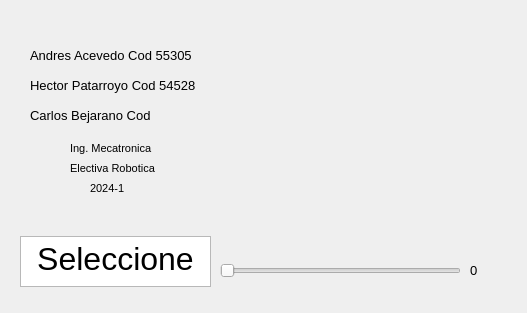
<?xml version="1.0" encoding="UTF-8"?>
<ui version="4.0">
 <class>MainWindow</class>
 <widget class="QMainWindow" name="MainWindow">
  <property name="geometry">
   <rect>
    <x>0</x>
    <y>0</y>
    <width>527</width>
    <height>313</height>
   </rect>
  </property>
  <property name="windowTitle">
   <string>MainWindow</string>
  </property>
  <widget class="QWidget" name="centralwidget">
   <widget class="QLabel" name="label_grados">
    <property name="geometry">
     <rect>
      <x>470</x>
      <y>250</y>
      <width>41</width>
      <height>41</height>
     </rect>
    </property>
    <property name="font">
     <font>
      <pointsize>10</pointsize>
     </font>
    </property>
    <property name="layoutDirection">
     <enum>Qt::LeftToRight</enum>
    </property>
    <property name="text">
     <string>0</string>
    </property>
   </widget>
   <widget class="QSlider" name="Slider">
    <property name="geometry">
     <rect>
      <x>220</x>
      <y>260</y>
      <width>241</width>
      <height>22</height>
     </rect>
    </property>
    <property name="minimum">
     <number>1</number>
    </property>
    <property name="maximum">
     <number>180</number>
    </property>
    <property name="singleStep">
     <number>180</number>
    </property>
    <property name="pageStep">
     <number>0</number>
    </property>
    <property name="value">
     <number>1</number>
    </property>
    <property name="sliderPosition">
     <number>1</number>
    </property>
    <property name="orientation">
     <enum>Qt::Horizontal</enum>
    </property>
    <property name="tickPosition">
     <enum>QSlider::NoTicks</enum>
    </property>
    <property name="tickInterval">
     <number>50</number>
    </property>
   </widget>
   <widget class="QLabel" name="label_9">
    <property name="geometry">
     <rect>
      <x>90</x>
      <y>180</y>
      <width>55</width>
      <height>16</height>
     </rect>
    </property>
    <property name="font">
     <font>
      <pointsize>8</pointsize>
     </font>
    </property>
    <property name="text">
     <string>2024-1</string>
    </property>
   </widget>
   <widget class="QLabel" name="label_11">
    <property name="geometry">
     <rect>
      <x>290</x>
      <y>20</y>
      <width>211</width>
      <height>191</height>
     </rect>
    </property>
    <property name="text">
     <string/>
    </property>
    <property name="pixmap">
     <pixmap>LOGO ECCI.jpg</pixmap>
    </property>
    <property name="scaledContents">
     <bool>true</bool>
    </property>
    <property name="alignment">
     <set>Qt::AlignCenter</set>
    </property>
   </widget>
   <widget class="QLabel" name="label_12">
    <property name="geometry">
     <rect>
      <x>70</x>
      <y>140</y>
      <width>101</width>
      <height>16</height>
     </rect>
    </property>
    <property name="font">
     <font>
      <pointsize>8</pointsize>
     </font>
    </property>
    <property name="text">
     <string>Ing. Mecatronica</string>
    </property>
   </widget>
   <widget class="QLabel" name="label_13">
    <property name="geometry">
     <rect>
      <x>70</x>
      <y>160</y>
      <width>101</width>
      <height>16</height>
     </rect>
    </property>
    <property name="font">
     <font>
      <pointsize>8</pointsize>
     </font>
    </property>
    <property name="text">
     <string>Electiva Robotica</string>
    </property>
   </widget>
   <widget class="QLabel" name="label_5">
    <property name="geometry">
     <rect>
      <x>30</x>
      <y>70</y>
      <width>221</width>
      <height>31</height>
     </rect>
    </property>
    <property name="font">
     <font>
      <pointsize>10</pointsize>
     </font>
    </property>
    <property name="text">
     <string>Hector Patarroyo Cod 54528</string>
    </property>
   </widget>
   <widget class="QLabel" name="label_6">
    <property name="geometry">
     <rect>
      <x>30</x>
      <y>100</y>
      <width>221</width>
      <height>31</height>
     </rect>
    </property>
    <property name="font">
     <font>
      <pointsize>10</pointsize>
     </font>
    </property>
    <property name="text">
     <string>Carlos Bejarano Cod </string>
    </property>
   </widget>
   <widget class="QLabel" name="label_3">
    <property name="geometry">
     <rect>
      <x>30</x>
      <y>40</y>
      <width>221</width>
      <height>31</height>
     </rect>
    </property>
    <property name="font">
     <font>
      <pointsize>10</pointsize>
     </font>
    </property>
    <property name="text">
     <string>Andres Acevedo Cod 55305</string>
    </property>
   </widget>
   <widget class="QTextEdit" name="textEdit">
    <property name="geometry">
     <rect>
      <x>20</x>
      <y>236</y>
      <width>191</width>
      <height>51</height>
     </rect>
    </property>
    <property name="font">
     <font>
      <pointsize>8</pointsize>
     </font>
    </property>
    <property name="html">
     <string>&lt;!DOCTYPE HTML PUBLIC &quot;-//W3C//DTD HTML 4.0//EN&quot; &quot;http://www.w3.org/TR/REC-html40/strict.dtd&quot;&gt;
&lt;html&gt;&lt;head&gt;&lt;meta name=&quot;qrichtext&quot; content=&quot;1&quot; /&gt;&lt;style type=&quot;text/css&quot;&gt;
p, li { white-space: pre-wrap; }
&lt;/style&gt;&lt;/head&gt;&lt;body style=&quot; font-family:'PibotoLt'; font-size:8pt; font-weight:400; font-style:normal;&quot;&gt;
&lt;p align=&quot;center&quot; style=&quot; margin-top:0px; margin-bottom:0px; margin-left:0px; margin-right:0px; -qt-block-indent:0; text-indent:0px;&quot;&gt;&lt;span style=&quot; font-family:'MS Shell Dlg 2'; font-size:24pt;&quot;&gt;Seleccione&lt;/span&gt;&lt;/p&gt;&lt;/body&gt;&lt;/html&gt;</string>
    </property>
   </widget>
  </widget>
 </widget>
 <resources/>
 <connections/>
</ui>
